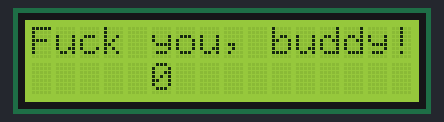
A sketch run on a simulated Arduino Uno, built with avr-gcc and run on an emulated ATmega328P. Shown: 16×2 character LCD.

Above: at 0.1 s.
At 4.1 s:
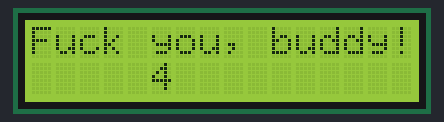
At 9.1 s:
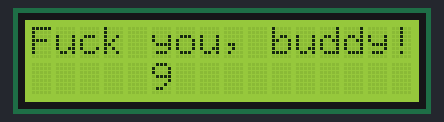
At 19.1 s:
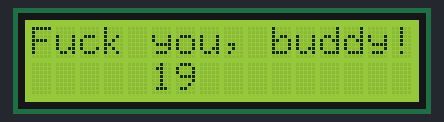
At 29.1 s:
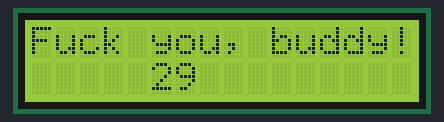
At 39.1 s:
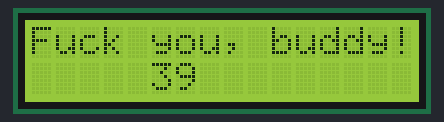

Measured:
- what the display in image 1 shows lasts 1.0 s, from 4.0 s to 5.0 s

The sketch:

LCD_HeyWorld.ino
```cpp
/*
SparkFun Inventor’s Kit
Circuit 4A-HelloWorld

The LCD will display the words "Hello World" and show how many seconds have passed since
the RedBoard was last reset.

This sketch was written by SparkFun Electronics, with lots of help from the Arduino community.
This code is completely free for any use.

View circuit diagram and instructions at: https://learn.sparkfun.com/tutorials/sparkfun-inventors-kit-experiment-guide---v40
Download drawings and code at: https://github.com/sparkfun/SIK-Guide-Code
*/

#include <LiquidCrystal.h>          //the liquid crystal library contains commands for printing to the display

LiquidCrystal lcd(13, 12, 11, 10, 9, 8);   // tell the RedBoard what pins are connected to the display

void setup() {

  lcd.begin(16, 2);                 //tell the lcd library that we are using a display that is 16 characters wide and 2 characters high
  lcd.clear();                      //clear the display
}

void loop() {

  lcd.setCursor(0,0);               //set the cursor to the 0,0 position (top left corner)
  lcd.print("Fuck you, buddy!");       //print hello, world! starting at that position

  lcd.setCursor(5,1);               //move the cursor to the first space of the bottom row
  lcd.print(millis()/1000);         //print the number of seconds that have passed since the last reset
}
```
